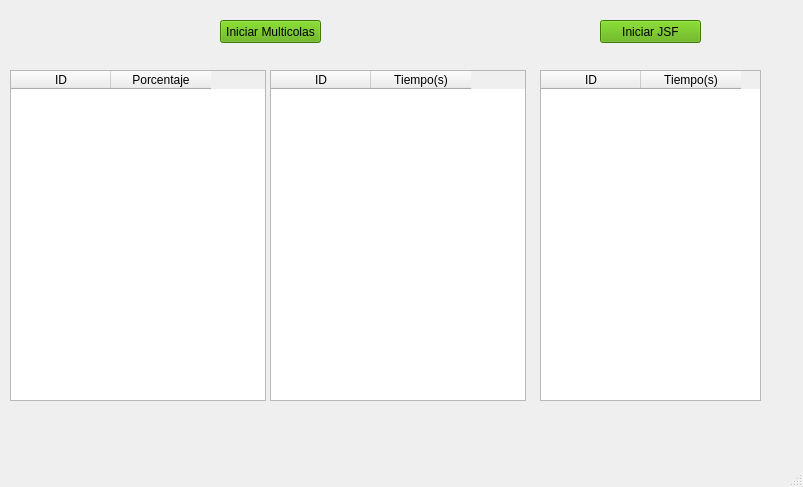
<?xml version="1.0" encoding="UTF-8"?>
<ui version="4.0">
 <class>MainWindow</class>
 <widget class="QMainWindow" name="MainWindow">
  <property name="geometry">
   <rect>
    <x>0</x>
    <y>0</y>
    <width>803</width>
    <height>487</height>
   </rect>
  </property>
  <property name="windowTitle">
   <string>MainWindow</string>
  </property>
  <widget class="QWidget" name="centralwidget">
   <widget class="QTableWidget" name="tablaFCFS">
    <property name="geometry">
     <rect>
      <x>10</x>
      <y>70</y>
      <width>256</width>
      <height>331</height>
     </rect>
    </property>
    <property name="columnCount">
     <number>2</number>
    </property>
    <column>
     <property name="text">
      <string>ID</string>
     </property>
    </column>
    <column>
     <property name="text">
      <string>Porcentaje</string>
     </property>
    </column>
   </widget>
   <widget class="QPushButton" name="btnI2">
    <property name="geometry">
     <rect>
      <x>220</x>
      <y>20</y>
      <width>101</width>
      <height>23</height>
     </rect>
    </property>
    <property name="styleSheet">
     <string notr="true">background-color: rgb(85, 170, 0);</string>
    </property>
    <property name="text">
     <string>Iniciar Multicolas</string>
    </property>
   </widget>
   <widget class="QTableWidget" name="tablaRR">
    <property name="geometry">
     <rect>
      <x>270</x>
      <y>70</y>
      <width>256</width>
      <height>331</height>
     </rect>
    </property>
    <property name="columnCount">
     <number>2</number>
    </property>
    <column>
     <property name="text">
      <string>ID</string>
     </property>
    </column>
    <column>
     <property name="text">
      <string>Tiempo(s)</string>
     </property>
    </column>
   </widget>
   <widget class="QTableWidget" name="tablaSJF">
    <property name="geometry">
     <rect>
      <x>540</x>
      <y>70</y>
      <width>221</width>
      <height>331</height>
     </rect>
    </property>
    <property name="columnCount">
     <number>2</number>
    </property>
    <column>
     <property name="text">
      <string>ID</string>
     </property>
    </column>
    <column>
     <property name="text">
      <string>Tiempo(s)</string>
     </property>
    </column>
   </widget>
   <widget class="QPushButton" name="btnI3">
    <property name="geometry">
     <rect>
      <x>600</x>
      <y>20</y>
      <width>101</width>
      <height>23</height>
     </rect>
    </property>
    <property name="styleSheet">
     <string notr="true">background-color: rgb(85, 170, 0);</string>
    </property>
    <property name="text">
     <string>Iniciar JSF</string>
    </property>
   </widget>
  </widget>
  <widget class="QStatusBar" name="statusbar"/>
 </widget>
 <resources/>
 <connections/>
</ui>
